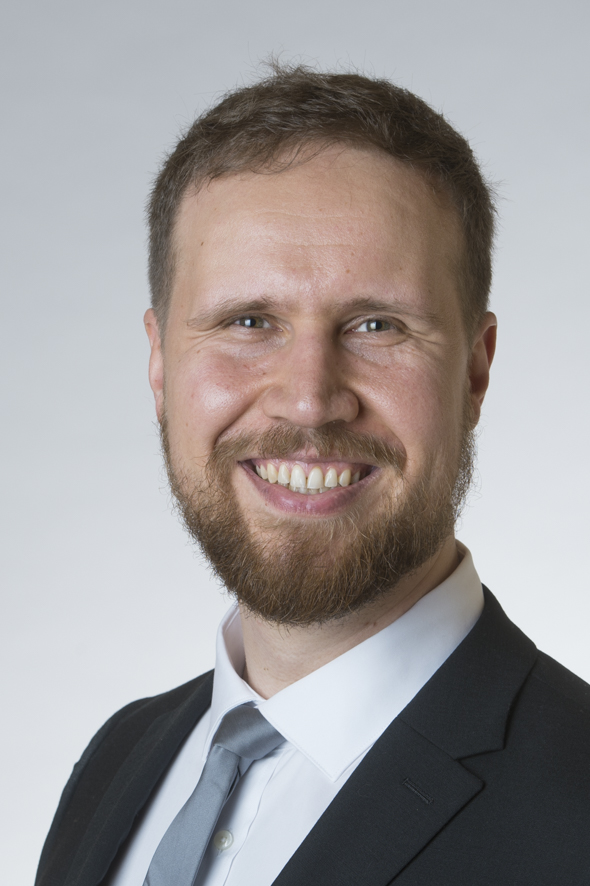
#> input picture harris-tests/men_women/data/men/Aalto_Touko_web_7152.jpg, 590 x 886 px; its folder holds only this picture in this run
$ python MenWomenData.py
#> lines starting #> are read from the running program, lines starting #| are printed output that depends on the picture
import numpy as np
import os
import matplotlib.pyplot as plt
import cv2
import random
import pickle

file_list = []
class_list = []

DATADIR = "data"

# All the categories you want your neural network to detect
CATEGORIES = ["men", "women"]

# The size of the images that your neural network will use
IMG_SIZE_x = 40
IMG_SIZE_y = 60

# Checking or all images in the data folder
for category in CATEGORIES :
	path = os.path.join(DATADIR, category)
	for img in os.listdir(path):
		img_array = cv2.imread(os.path.join(path, img), cv2.IMREAD_GRAYSCALE)
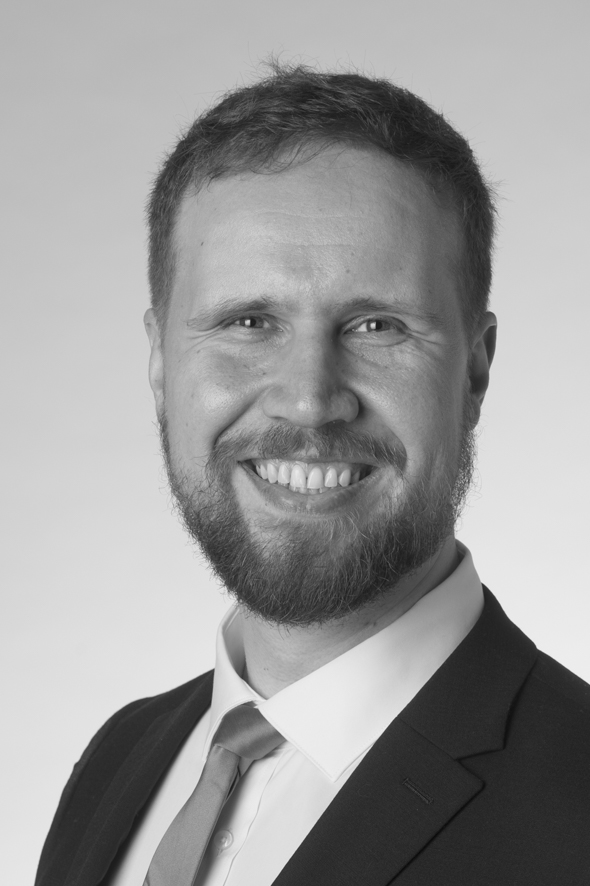
#> img_array: shape (886, 590); min 9, max 241, mean 152.7
#> pass 2 of the loop `for category in CATEGORIES :`:
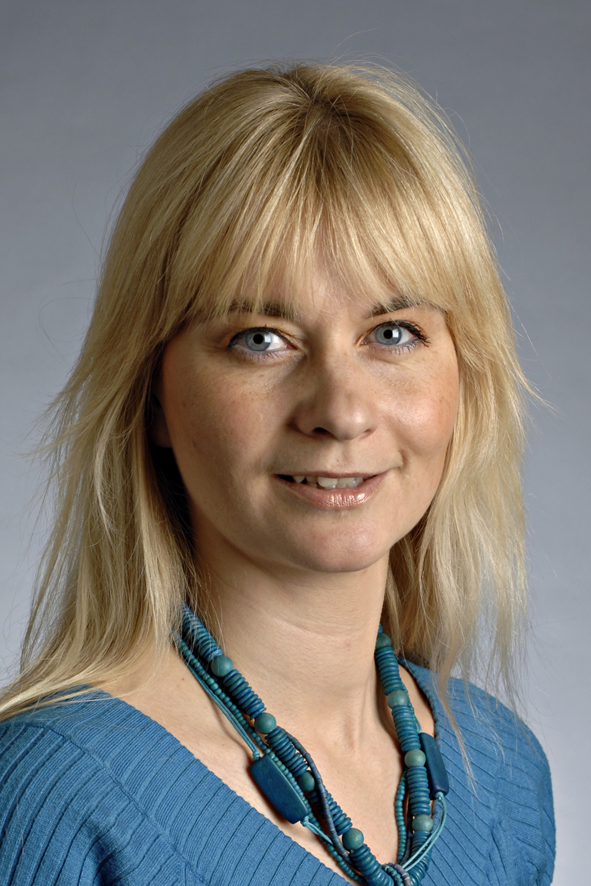
#> input picture harris-tests/men_women/data/women/Andersson_Janina_web_446.jpg, 591 x 886 px
#> `img_array = cv2.imread(os.path.join(path, img), cv2.IMREAD_GRAYSCALE)`:
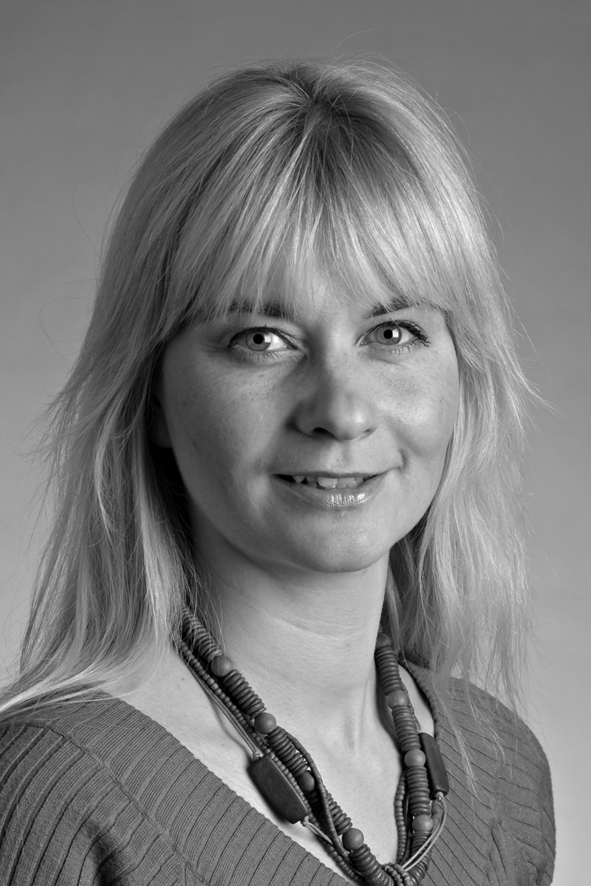
#> img_array: shape (886, 591); min 0, max 255, mean 123.4

training_data = []

def create_training_data():
	for category in CATEGORIES :
		path = os.path.join(DATADIR, category)
		class_num = CATEGORIES.index(category)
		for img in os.listdir(path):
			try :
				img_array = cv2.imread(os.path.join(path, img), cv2.IMREAD_GRAYSCALE)
				new_array = cv2.resize(img_array, (IMG_SIZE_x, IMG_SIZE_y))
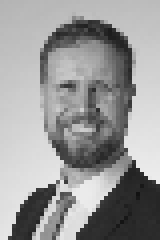
#> new_array: shape (60, 40) (shown 4 times larger); min 18, max 236, mean 152.6
				training_data.append([new_array, class_num])
			except Exception as e:
				pass
#> pass 2 of the loop in create_training_data, `for category in CATEGORIES :`:
#> in create_training_data, `new_array = cv2.resize(img_array, (IMG_SIZE_x, IMG_SIZE_y))`:
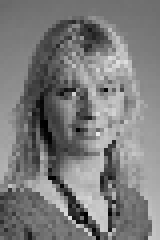
#> new_array: shape (60, 40) (shown 4 times larger); min 0, max 235, mean 123.3

create_training_data()

random.shuffle(training_data)

X = [] #features
y = [] #labels

for features, label in training_data:
	X.append(features)
	y.append(label)
#> this loop made 2 passes
#> label on passes 1 to 2: 0, 1
#> after the loop, X = 2 items; y = [0, 1]

X = np.array(X).reshape(-1, IMG_SIZE_x, IMG_SIZE_y, 1)
y = np.array(y)

# Creating the files containing all the information about your model
pickle_out = open("X.pickle", "wb")
pickle.dump(X, pickle_out)
pickle_out.close()

pickle_out = open("y.pickle", "wb")
pickle.dump(y, pickle_out)
pickle_out.close()

pickle_in = open("X.pickle", "rb")
X = pickle.load(pickle_in)
